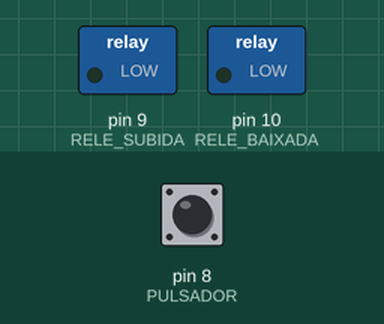
This sketch was run on a simulated Arduino Uno, built with avr-gcc and run on an emulated ATmega328P. Parts: switched loads named in the sketch (green lamp = pin HIGH). The inputs (shaded band) are chosen by the test bench; at power-on: pin 8 (PULSADOR) LOW.

Above: at 1.2 s.
1.3 s: pin 8 (PULSADOR) pulled HIGH for 0.15 s
At 1.9 s:
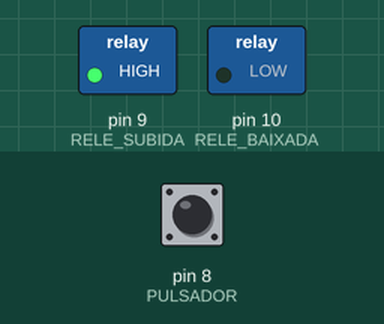
2.9 s: pin 8 (PULSADOR) pulled HIGH for 1 s
At 3.2 s:
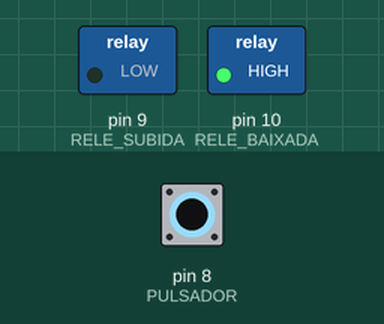
5.4 s: pin 8 (PULSADOR) pulled HIGH for 3.2 s
At 6.5 s:
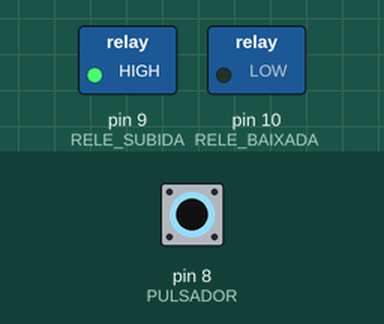
Timing chart, 0 to 16.1 s (numbered marks = the images above; inputs shaded):
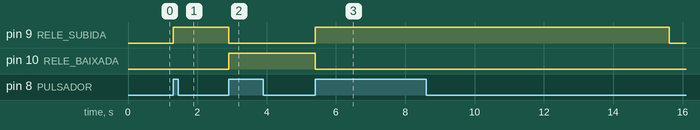

Measured:
- after the input at 1.3 s, pin 9 (RELE_SUBIDA): LOW → HIGH at once
- after the input at 2.9 s, pin 9 (RELE_SUBIDA): HIGH → LOW at once; pin 10 (RELE_BAIXADA): LOW → HIGH at once
- after the input at 5.4 s, pin 9 (RELE_SUBIDA): LOW → HIGH at once, → LOW 10.2 s later; pin 10 (RELE_BAIXADA): HIGH → LOW after 0.01 s instead of 5.5 s

The sketch:

xanela01.ino
```cpp
/* Programa para controlar a ventá dun coche.
 * Disponse dun pulsador que activa un de dous motores.
 * O primeiro motor fai subir a ventá.
 * O sengundo motor fai baixar a venta.
 * Os motores son activados a través de cadanseu relé.
 * Arduino manda os sinais correspondentes ós relés dependendo do
 * comportamento desexado.
 * Comportamento ao premer pulsador
 * 	- se a ventá está subindo, actívase o descenso da ventá.
 *	- se a ventá está baixando, actívase a elevación da ventá.
 *	- se a ventá está parada, actívase a acción contraria á acción previa.
 * Se non se preme o pulsador, a ventá sigue en movemento durante 7 segundos
 *
 * Úsase o pin 8 para conectar o pulsador
 * Úsase o pin 9 para conectar o relé que activa a subida da ventá
 * Úsase o pin 10 para conectar o relé que activa a baixada da ventá
 * Autor: Eu
 * Data: 26-02-2024
 *
 */

// Definición de entradas e saídas
#define PULSADOR 8
#define RELE_SUBIDA 9
#define RELE_BAIXADA 10
// Definición do tempo que desexamos que transcurra entre una lectura do pulsador e a seguinte
#define TEMPO_LECTURA 10

// Declaración de variables globais
int tempoEncendido = 7000; // Tempo total que debe estar a ventá en movemento
int tempoRestante = 0; // Tempo restante durante o cal a ventá seguirá en movemento
byte motorActivo = RELE_BAIXADA; // Pin do último motor activado

void setup()
{
  // Establécese o modo de funcionamento dos pins usados
  pinMode(PULSADOR, INPUT);
  pinMode(RELE_SUBIDA, OUTPUT);
  pinMode(RELE_BAIXADA, OUTPUT);
  Serial.begin(9600);
}


/* Loop
   En cada ciclo de execución:
   - Lectura do pulsador.
   - Activación ou desactivación do motor.
   - Pequena espera antes de seguinte ciclo.
*/
void loop()
{
  //Comprobar se o pulsador está activado:
  if (digitalRead(PULSADOR))
  { // Asegura que o último motor activado estea parado:
    digitalWrite(motorActivo, LOW);
    // Cambia de motor activo:
    motorActivo = motorActivo == RELE_BAIXADA? RELE_SUBIDA: RELE_BAIXADA;
    // Resetea o tempo que debe estar encendido o motor:
    tempoRestante = tempoEncendido;
  }

  // Se índa queda tempo en tempoRestante...
  if (tempoRestante > 0)
  {
    // Restamoslle a ese tempo a pequena cantidade de tempo que dura o loop:
    tempoRestante -= TEMPO_LECTURA;
    // Asegurámonos de que o pin do motor activo teña un valor alto:
    digitalWrite(motorActivo, HIGH);
  }
  // Se xa non queda tempo en tempoRestante, asegurámonos de que o motor pare:
  else digitalWrite(motorActivo, LOW);

  // Ignoramos o tempo durante o cal o pulsador segue en valor alto
  // para non volver a cambiar de motor durante a mesma pulsación:
  while (digitalRead(PULSADOR)) delay(TEMPO_LECTURA);
  // Dámoslle un pequeno descanso ó Arduino antes da seguinte execución do loop:
  delay(TEMPO_LECTURA);
}
```
